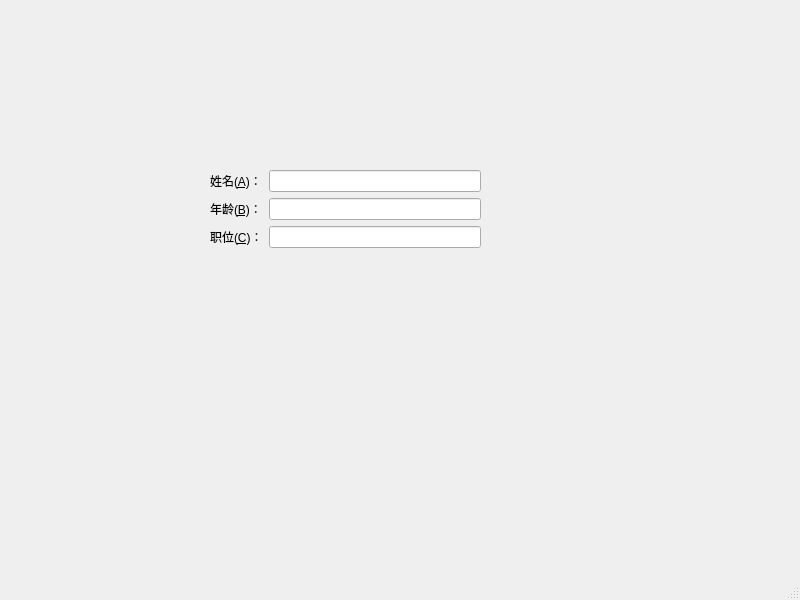
<?xml version="1.0" encoding="UTF-8"?>
<ui version="4.0">
 <class>MainWindow</class>
 <widget class="QMainWindow" name="MainWindow">
  <property name="geometry">
   <rect>
    <x>0</x>
    <y>0</y>
    <width>800</width>
    <height>600</height>
   </rect>
  </property>
  <property name="windowTitle">
   <string>MainWindow</string>
  </property>
  <widget class="QWidget" name="centralwidget">
   <widget class="QWidget" name="formLayoutWidget">
    <property name="geometry">
     <rect>
      <x>210</x>
      <y>170</y>
      <width>271</width>
      <height>251</height>
     </rect>
    </property>
    <layout class="QFormLayout" name="formLayout">
     <item row="0" column="0">
      <widget class="QLabel" name="label">
       <property name="text">
        <string>姓名(&amp;A)：</string>
       </property>
       <property name="buddy">
        <cstring>lineEdit</cstring>
       </property>
      </widget>
     </item>
     <item row="1" column="0">
      <widget class="QLabel" name="label_2">
       <property name="text">
        <string>年龄(&amp;B)：</string>
       </property>
       <property name="buddy">
        <cstring>lineEdit_2</cstring>
       </property>
      </widget>
     </item>
     <item row="0" column="1">
      <widget class="QLineEdit" name="lineEdit"/>
     </item>
     <item row="1" column="1">
      <widget class="QLineEdit" name="lineEdit_2"/>
     </item>
     <item row="2" column="0">
      <widget class="QLabel" name="label_3">
       <property name="text">
        <string>职位(&amp;C)：</string>
       </property>
       <property name="buddy">
        <cstring>lineEdit_3</cstring>
       </property>
      </widget>
     </item>
     <item row="2" column="1">
      <widget class="QLineEdit" name="lineEdit_3"/>
     </item>
    </layout>
   </widget>
  </widget>
  <widget class="QMenuBar" name="menubar">
   <property name="geometry">
    <rect>
     <x>0</x>
     <y>0</y>
     <width>800</width>
     <height>23</height>
    </rect>
   </property>
  </widget>
  <widget class="QStatusBar" name="statusbar"/>
 </widget>
 <resources/>
 <connections/>
</ui>
